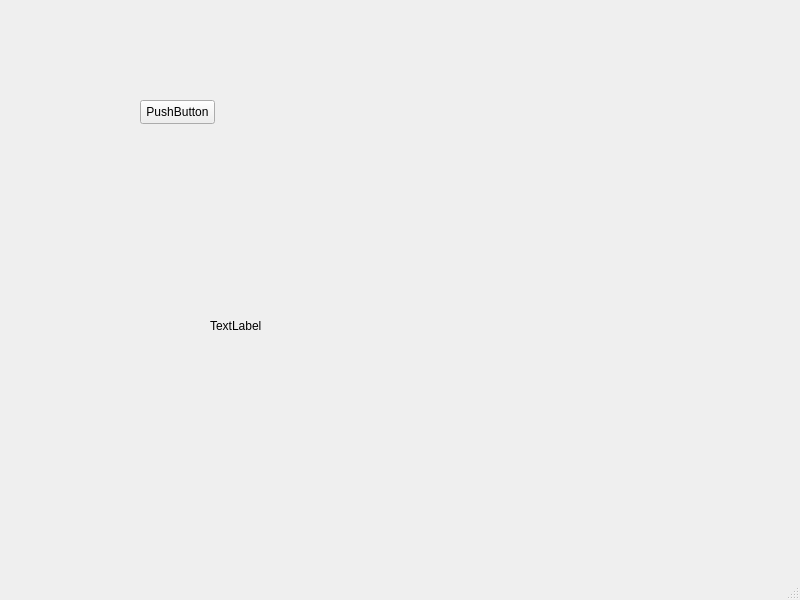
<?xml version="1.0" encoding="UTF-8"?>
<ui version="4.0">
 <class>MainWindow</class>
 <widget class="QMainWindow" name="MainWindow">
  <property name="geometry">
   <rect>
    <x>0</x>
    <y>0</y>
    <width>800</width>
    <height>600</height>
   </rect>
  </property>
  <property name="windowTitle">
   <string>MainWindow</string>
  </property>
  <widget class="QWidget" name="centralwidget">
   <widget class="QPushButton" name="pushButton">
    <property name="geometry">
     <rect>
      <x>140</x>
      <y>100</y>
      <width>75</width>
      <height>24</height>
     </rect>
    </property>
    <property name="text">
     <string>PushButton</string>
    </property>
   </widget>
   <widget class="QLabel" name="view1">
    <property name="geometry">
     <rect>
      <x>210</x>
      <y>230</y>
      <width>311</width>
      <height>191</height>
     </rect>
    </property>
    <property name="text">
     <string>TextLabel</string>
    </property>
   </widget>
  </widget>
  <widget class="QMenuBar" name="menubar">
   <property name="geometry">
    <rect>
     <x>0</x>
     <y>0</y>
     <width>800</width>
     <height>22</height>
    </rect>
   </property>
  </widget>
  <widget class="QStatusBar" name="statusbar"/>
 </widget>
 <resources/>
 <connections/>
</ui>
